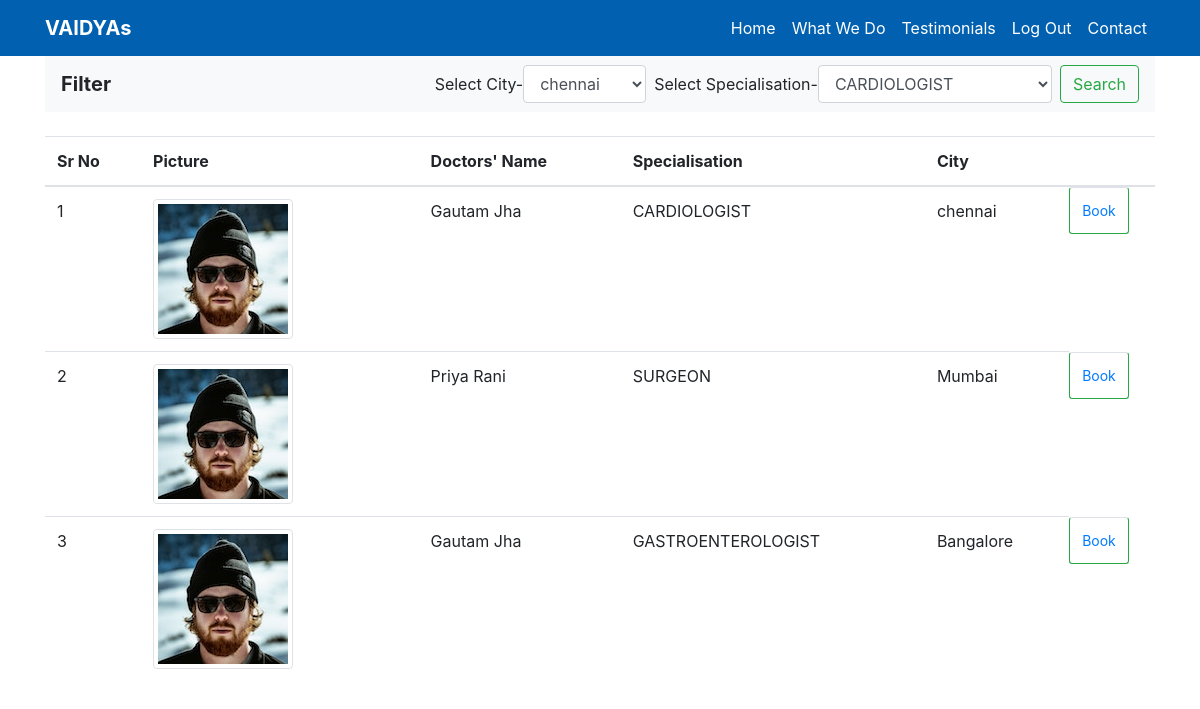
/booking/ (signed in), run on the app's committed database.
### mainapp/models.py (models this page shows, shortened)
class Doctor(models.Model):
	SPECIALISATION=(
	('PEDITRICIAN','Pediatrician'),
	('GYNECOLOGIST','Gynecologist '),
	('SURGEON','Surgeon'),
	('PSYCHIATRIST','Psychiatrist'),
	('CARDIOLOGIST','Cardiologist'),
	('DERMATOLOGIST','Dermatologist'),
	('GASTROENTEROLOGIST','Gastroenterologist'),
	('NEPHROLOGIST','Nephrologist')
	)
	user = models.OneToOneField(User,on_delete=models.CASCADE, primary_key=True)
	license=models.IntegerField(default=60)
	specialisation=models.CharField(max_length=20, choices=SPECIALISATION, null=True)

class User(AbstractUser):
	is_patient= models.BooleanField(default=False)
	is_doctor= models.BooleanField(default=False)
	name=models.CharField(max_length=80)
	contact=models.IntegerField(default=90)
	city=models.CharField(max_length=30)
	district=models.CharField(max_length=30)
	state=models.CharField(max_length=30)
	pic = models.ImageField(upload_to = 'images/', default = './static/img/default.png', null=True)

### mainapp/views.py (the view)
# urls.py: path('booking/', booking, name='booking'),
@login_required(login_url='/login/')
def booking(request):
	cities=Doctor.objects.order_by().values('user__city').distinct()
	doctor=Doctor.objects.all()
	specialisations=Doctor.objects.values('specialisation').distinct()
	context={'cities':cities, 'specialisations':specialisations, 'doctor':doctor}
	return render(request, 'mainapp/booking.html', context)

### mainapp/templatetags/custom_tags.py (called while the page is built)
@register.filter
def get_item(dictionary, key):
    return dictionary.get(key)

### mainapp/templates/mainapp/booking.html (shortened to what this page needs)
{% extends 'mainapp/base.html' %}
{% load static %}
{% block content %}
{% load custom_tags %}
{% load get_item from custom_tags %}
<link rel="stylesheet" type="text/css" href="{% static 'css/booking.css' %}">
<link rel="stylesheet" type="text/css" href="https://stackpath.bootstrapcdn.com/bootstrap/4.5.2/css/bootstrap.min.css">
<div class="container">
  <div class="row">
	<div class="col-12">
		<nav class="navbar navbar-light bg-light justify-content-between">
		  <a class="navbar-brand">Filter</a>
		  <form class="form-inline" action="/update_doctor_list/" method="POST" id="submit_bookmark">
			<label>Select City- </label>
			<select class="form-control mr-sm-2" name="city" >
				{% for city in cities %}
				<option>{{city | get_item:'user__city'}}</option>
				{% endfor %}
			</select>
			<label>Select Specialisation- </label>
			<select class="form-control mr-sm-2" name="specialisation_of_doc">
				{% for s in specialisations %}
				<option>{{s | get_item:'specialisation'}}</option>
				{% endfor %}
			</select>
			<button class="button btn btn-outline-success my-2 my-sm-0" type="submit" name="submit">Search</button>
		  </form>
		</nav>
	</div>
</div>
		<br>
{% block tablecontent %}
<div class="row">
		<div class="col-12">
		<table class="table table-image">
		  <thead>
			<tr>
			  <th scope="col">Sr No</th>
			  <th scope="col">Picture</th>
			  <th scope="col">Doctors' Name</th>
			  <th scope="col">Specialisation</th>
			  <th scope="col">City</th>
			  <th scope="col"></th>
			</tr>
		  </thead>
		  <tbody id='table_body'>
			{% for doc in doctor %}
			<tr>
			  <td>{{ forloop.counter}}</td>
			  <td class="w-25">
				  <img src="{% static 'img/testimonial-img-02.jpg' %}" class="img-fluid img-thumbnail" alt="Sheep">
			  </td>
			  <td>{{doc.user.name}}</td>
			  <td>{{doc.specialisation}}</td>
			  <td>{{doc.user.city}} </td>
			  <td class="btn btn-sm btn-outline-success"><a href="{% url 'slot_book' doc.user.id %}"> Book </a></td>
			</tr>
			{% endfor %}
		  </tbody>
		</table>
	</div>
  </div>
</div>
{% endblock %}
{% endblock %}

### mainapp/templates/mainapp/base.html (shortened to what this page needs)
{% load static %}
<!DOCTYPE html>
<html lang="en">
  <head>
    <link rel="stylesheet" href="{% static 'fontawesome-5.5/css/all.min.css' %}" />
    <link rel="stylesheet" href="{% static 'slick/slick.css' %}">
    <link rel="stylesheet" href="{% static 'slick/slick-theme.css' %}">
    <link rel="stylesheet" href="{% static 'magnific-popup/magnific-popup.css' %}">
    <link rel="stylesheet" href="{% static 'css/bootstrap.min.css' %}" />
    <link rel="stylesheet" href="{% static 'css/tooplate-infinite-loop.css' %}" />
    <link rel="stylesheet" type="text/css" href="https://stackpath.bootstrapcdn.com/bootstrap/4.5.2/css/bootstrap.min.css">
  </head>
  <body>
      <nav class="navbar nav navbar-fixed navbar-expand-md tm-navbar" id="">
        <div class="container">
          <div class="tm-next">
              <a href="/" class="navbar-brand">VAIDYAs</a>
          </div>
          <div class="collapse navbar-collapse" id="navbarSupportedContent">
            <ul class="navbar-nav ml-auto">
              {% if user.is_authenticated %}
              <li class="nav-item">
                  <a class="nav-link tm-nav-link" href="{% url 'login_redirect_view' %}">Home</a>
              </li>
              {% endif %}
              <li class="nav-item">
                  <a class="nav-link tm-nav-link" href="/#whatwedo">What We Do</a>
              </li>
              <li class="nav-item">
                <a class="nav-link tm-nav-link" href="/#testimonials">Testimonials</a>
              </li>
              {% if user.is_authenticated %}
              <li class="nav-item">
                  <a class="nav-link tm-nav-link" href="{% url 'logout' %}">Log Out</a>
              </li>
              {% else %}
              <li class="nav-item">
                  <a class="nav-link tm-nav-link" href="{% url 'login' %}">Log in</a>
              </li>
              {% endif %}
              <li class="nav-item">
                  <a class="nav-link tm-nav-link" href="/#contact">Contact</a>
              </li>
            </ul>
          </div>
        </div>
      </nav>
{% block content %}
{% endblock %}
  </body>
</html>

### mainapp/static/css/tooplate-infinite-loop.css (style rules this page uses)
body { font-family: "Raleway", sans-serif; font-size: 1.2em; margin: 0; padding: 0; overflow-x: hidden; }
a { transition: all 0.3s ease; color: #38B; }
.tm-navbar { position: fixed; width: 100%; background-color: #0160B0; transition: all 0.3s ease; }
.navbar-brand { color: white; font-size: 1.6rem; font-weight: bold; }
.nav-item { list-style: none; }
.tm-nav-link { color: white; }
::placeholder { color: #B30341; color: white; opacity: 1; }
@media (min-width: 768px) { .navbar-expand-md .navbar-nav .nav-link { padding-right: 30px; padding-left: 30px; } }

### data on the page
Doctor: user.name "Gautam Jha", specialisation "CARDIOLOGIST", user.city "chennai"
Doctor: user.name "Priya Rani", specialisation "SURGEON", user.city "Mumbai"
Doctor: user.name "Gautam Jha", specialisation "GASTROENTEROLOGIST", user.city "Bangalore"

### other printed values
form field city "chennai"
form field specialisation_of_doc "CARDIOLOGIST"
